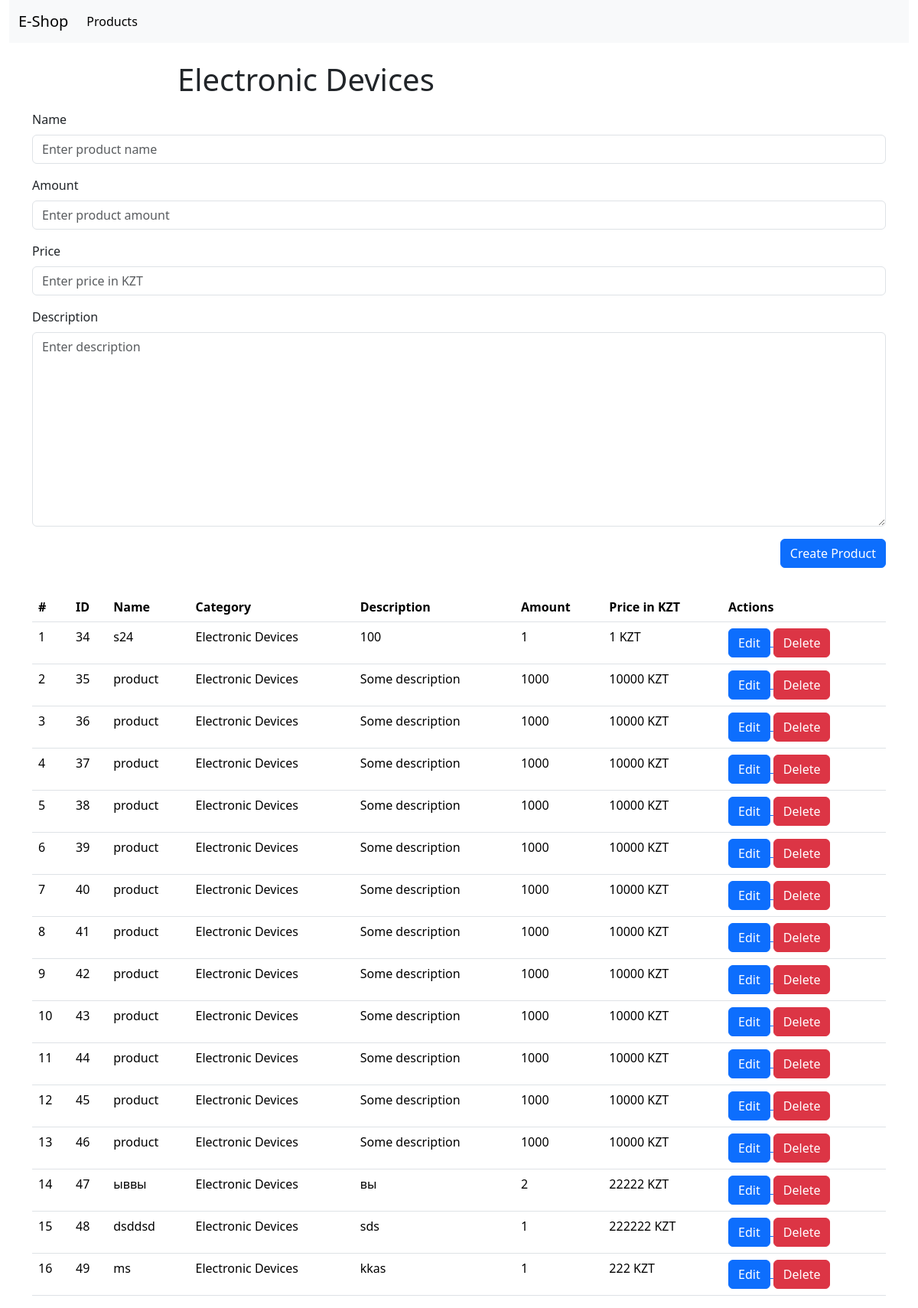
Screenshot of /categories/1 with the database file from the repository.
### shop/models.py (models this page shows, shortened)
class Category(models.Model):
    name = models.CharField(null=False, max_length=255, blank=False)
    class Meta:
        verbose_name = 'Category'
        verbose_name_plural = 'Categories'

class Product(models.Model):
    name = models.CharField(null=False, max_length=255, blank=False)
    description = models.CharField(null=False, max_length=2000, blank=True, default='')
    price = models.IntegerField(null=False)
    amount = models.IntegerField(null=False)
    created_at = models.DateTimeField(auto_now=True, null=False)
    category = models.ForeignKey(Category, null=True, on_delete=models.CASCADE)
    class Meta:
        verbose_name = 'Product'
        verbose_name_plural = 'Products'

### shop/views.py (the view, shortened to what this page needs)
# urls.py: path('categories/<int:pk>', category_page_view, name='category_details_page'),
def category_page_view(request, pk):
    if request.method == 'GET':
        category = Category.objects.get(id=pk)
        products = Product.objects.filter(category_id=category.id)
        form = CategoryProductForm()
        return render(request, 'shop/category.html', {'category': category, 'products': products, 'form': form})

### shop/forms.py
class CategoryProductForm(forms.ModelForm):
    class Meta:
        model = Product
        fields = ['name', 'amount', 'price', 'description']
        widgets = {
            'name': forms.TextInput({
                'class': 'form-control',
                'placeholder': 'Enter product name'
            }),
            'amount': forms.TextInput({
                'class': 'form-control',
                'placeholder': 'Enter product amount'
            }),
            'description': forms.Textarea({
                'class': 'form-control',
                'placeholder': 'Enter description'
            }),
            'price': forms.TextInput({
                'class': 'form-control',
                'placeholder': 'Enter price in KZT'
            }),
        }

### shop/templates/shop/category.html (shortened to what this page needs)
{% extends 'base.html' %}
{% block content %}
<div class="container-fluid">
    <div class="row">
        <div class="col-12">
            {% include 'header.html' %}
        </div>
    </div>
</div>
<div class="container">
    <div class="row">
        <div class="col-8 offset-2">
            <h1 class="mt-4">{{ category.name }}</h1>
        </div>
        <div class="col-12">
            <form action="{% url 'category_details_page' pk=category.id %}" method="POST" class="my-2"
                  autocomplete="off">
                {% for field in form %}
                <div class="mb-3">
                    <label for="{{ field.auto_id }}" class="form-label">{{ field.label }}</label>
                    {{ field }}
                </div>
                {% endfor %}
                <div class="d-flex justify-content-end">
                    <button type="submit" class="btn btn-primary">Create Product</button>
                </div>
            </form>
        </div>
    </div>
    <div class="row">
        <div class="col-12">
            {% include 'shop/products-list.html' %}
            {% endblock %}

### templates/base.html (shortened to what this page needs)
{% load static %}
<html>
    <head>
        <link rel="stylesheet" href="{% static 'bootstrap/css/bootstrap.min.css' %}" />
    </head>
    <body>
        {% block content %}
        {% endblock %}
    </body>
</html>

### templates/header.html (shortened to what this page needs)
<nav class="navbar navbar-expand-lg bg-body-tertiary">
    <div class="container-fluid">
        <a class="navbar-brand" href="{% url 'index_page' %}">E-Shop</a>
        <div class="collapse navbar-collapse" id="navbarSupportedContent">
            <ul class="navbar-nav me-auto mb-2 mb-lg-0">
                <li class="nav-item">
                    <a class="nav-link active" aria-current="page" href="{% url 'products_page' %}">Products</a>
                </li>
            </ul>
        </div>
    </div>
</nav>

### shop/templates/shop/products-list.html
<table class="table mt-4">
    <thead>
    <tr>
        <th scope="col">#</th>
        <th scope="col">ID</th>
        <th scope="col">Name</th>
        <th scope="col">Category</th>
        <th scope="col">Description</th>
        <th scope="col">Amount</th>
        <th scope="col">Price in KZT</th>
        <th scope="col">Actions</th>
    </tr>
    </thead>
    <tbody>
    {% if products|length > 0 %}
    {% for product in products %}
    <tr>
        <td>{{ forloop.counter }}</td>
        <td>{{ product.id }}</td>
        <td>{{ product.name}}</td>
        <td>{{ product.category.name}}</td>
        <td>{{ product.description }}</td>
        <td>{{ product.amount }}</td>
        <td>{{ product.price }} KZT</td>
        <td>
            <a href="{% url 'edit_product_page' pk=product.id %}">
                <button class="btn btn-primary">Edit</button>
            </a>
            <a href="{% url 'delete_product_page' pk=product.id %}">
                <button class="btn btn-danger">Delete</button>
            </a>
        </td>
    </tr>
    {% endfor %}
    {% else %}
    <tr>
        <td colspan="6" class="text-center">
            No products yet
        </td>
    </tr>
    {% endif %}
    </tbody>
</table>

### rows the page displays
Category: name "Electronic Devices"
Product: id "34", name "s24", category.name "Electronic Devices", description "100", amount "1", price "1"
Product: id "35", name "product", category.name "Electronic Devices", description "Some description", amount "1000", price "10000"
Product: id "36", name "product", category.name "Electronic Devices", description "Some description", amount "1000", price "10000"
Product: id "37", name "product", category.name "Electronic Devices", description "Some description", amount "1000", price "10000"
Product: id "38", name "product", category.name "Electronic Devices", description "Some description", amount "1000", price "10000"
Product: id "39", name "product", category.name "Electronic Devices", description "Some description", amount "1000", price "10000"
Product: id "40", name "product", category.name "Electronic Devices", description "Some description", amount "1000", price "10000"
Product: id "41", name "product", category.name "Electronic Devices", description "Some description", amount "1000", price "10000"
Product: id "42", name "product", category.name "Electronic Devices", description "Some description", amount "1000", price "10000"
Product: id "43", name "product", category.name "Electronic Devices", description "Some description", amount "1000", price "10000"
Product: id "44", name "product", category.name "Electronic Devices", description "Some description", amount "1000", price "10000"
Product: id "45", name "product", category.name "Electronic Devices", description "Some description", amount "1000", price "10000"
Product: id "46", name "product", category.name "Electronic Devices", description "Some description", amount "1000", price "10000"
Product: id "47", name "ыввы", category.name "Electronic Devices", description "вы", amount "2", price "22222"
Product: id "48", name "dsddsd", category.name "Electronic Devices", description "sds", amount "1", price "222222"
Product: id "49", name "ms", category.name "Electronic Devices", description "kkas", amount "1", price "222"

### other values shown
{{ field.label }} "Name" "Amount" "Price" "Description"
